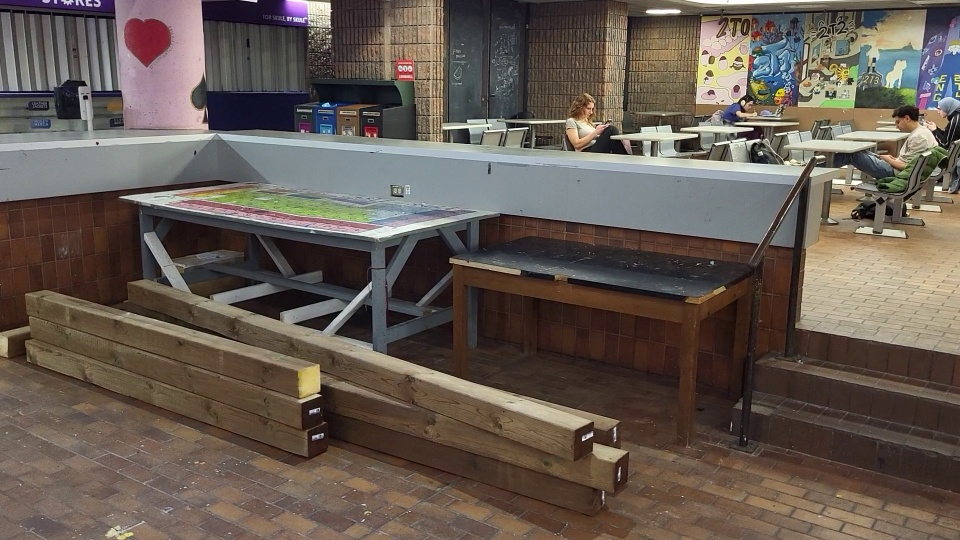
#> input picture mapping/sfm_calibrated/img/0.jpg, 960 x 540 px; its folder holds 4 pictures in this run
$ python ba_3_02.py
#> lines starting #> are read from the running program, lines starting #| are printed output that depends on the picture
import cv2 as cv
import numpy as np
import scipy.sparse
import scipy.optimize

import matplotlib.pyplot as plt
from mpl_toolkits.mplot3d import Axes3D


# https://github.com/gaoxiang12/slambook2


IMG_SHAPE = np.array([960.0, 540.0])
K = np.array([[751.3, 0., 477.8],
              [0., 754.9, 286.8],
              [0., 0., 1.]])


def pixel2cam(p):
    return np.array([(p[0]-K[0,2])/K[0,0], (p[1]-K[1,2])/K[1,1]])


def KDT_NMS(kps, descs=None, r=15, k_max=20):
    """ https://stackoverflow.com/a/57390077
    Use kd-tree to perform local non-maximum suppression of key-points
    kps - key points obtained by one of openCVs 2d features detectors (SIFT, SURF, AKAZE etc..)
    r - the radius of points to query for removal
    k_max - maximum points retreived in single query
    """
    from scipy.spatial import KDTree

    # sort by score to keep highest score features in each locality
    neg_responses = [-kp.response for kp in kps]
    order = np.argsort(neg_responses)
    kps = np.array(kps)[order].tolist()

    # create kd-tree for quick NN queries
    data = np.array([list(kp.pt) for kp in kps])
    kd_tree = KDTree(data)

    # perform NMS using kd-tree, by querying points by score order,
    # and removing neighbors from future queries
    N = len(kps)
    removed = set()
    for i in range(N):
        if i in removed:
            continue

        dist, inds = kd_tree.query(data[i,:],k=k_max,distance_upper_bound=r)
        for j in inds:
            if j>i:
                removed.add(j)

    kp_filtered = [kp for i,kp in enumerate(kps) if i not in removed]
    descs_filtered = None
    if descs is not None:
        descs = descs[order]
        descs_filtered = np.array([desc for i,desc in enumerate(descs) if i not in removed])
    print('Filtered',len(kp_filtered),'of',N)
    return kp_filtered, descs_filtered


def extract_features(imgs):
    detector = cv.ORB_create(10000)
    # detector = cv.SIFT_create(1000)

    features = []
    for img in imgs:
        feature = detector.detectAndCompute(img, None)
        feature = KDT_NMS(feature[0], feature[1])
        features.append(feature)

    return features

def match_feature_pair(feature1, feature2):
    matcher = cv.BFMatcher(cv.NORM_HAMMING)
    # matcher = cv.BFMatcher(cv.NORM_L2)

    keypoints_1, descriptors_1 = feature1
    keypoints_2, descriptors_2 = feature2

    matches = matcher.match(descriptors_1, descriptors_2)

    good_matches = []
    min_dist = min([match.distance for match in matches])
    for match in matches:
        if match.distance <= max(2 * min_dist, 30):
            good_matches.append(match)

    return good_matches

# [12 lines left out: function draw_matches, not called in this run]


def pose_estimation(keypoints_1, keypoints_2, matches):

    points1 = np.array([keypoints_1[match.queryIdx].pt for match in matches])
    points2 = np.array([keypoints_2[match.trainIdx].pt for match in matches])

    f = np.sqrt(K[0,0]*K[1,1])
    c = (K[0,2], K[1,2])
    essential_matrix, _ = cv.findEssentialMat(points1, points2, f, c)

    n, R, t, _ = cv.recoverPose(essential_matrix, points1, points2, cameraMatrix=K)

    return R, t

def triangulation(keypoints_1, keypoints_2, matches, R1, t1, R2, t2):

    pts_1 = np.array([pixel2cam(keypoints_1[match.queryIdx].pt) for match in matches])
    pts_2 = np.array([pixel2cam(keypoints_2[match.trainIdx].pt) for match in matches])

    T1 = np.hstack((R1, t1))
    T2 = np.hstack((R2, t2))

    pts_4d_homogeneous = cv.triangulatePoints(T1, T2, pts_1.T, pts_2.T)
    pts_4d = pts_4d_homogeneous / np.tile(pts_4d_homogeneous[-1, :], (4, 1))
    points_3d = pts_4d[:3, :].T

    return points_3d


def estimate_poses_points(features):

    # relative pose estimation between 0 and 1
    keypoints_0, descriptors_0 = features[0]
    keypoints_1, descriptors_1 = features[1]
    keypoints_2, descriptors_2 = features[2]
    matches_01 = match_feature_pair(features[0], features[1])
    matches_02 = match_feature_pair(features[0], features[2])
    matches_12 = match_feature_pair(features[1], features[2])
    R01, t01 = pose_estimation(keypoints_0, keypoints_1, matches_01)
    points_3d = triangulation(keypoints_0, keypoints_1, matches_01,
                              np.eye(3), np.zeros((3,1)), R01, t01)
    # draw_matches(imgs[0], keypoints_0, imgs[1], keypoints_1, matches_01)

    # find pose for 2
    points_map = {}
    for m, p in zip(matches_01, points_3d):
        points_map[(0, m.queryIdx)] = p
        points_map[(1, m.trainIdx)] = p
    pts_2d, pts_3d = [], []
    for m in matches_02:
        key = (0, m.queryIdx)
        if key in points_map:
            pts_2d.append(keypoints_2[m.trainIdx].pt)
            pts_3d.append(points_map[key])
    for m in matches_12:
        key = (1, m.queryIdx)
        if key in points_map:
            pts_2d.append(keypoints_2[m.trainIdx].pt)
            pts_3d.append(points_map[key])
    print(len(pts_2d), 'points for PnP')
    _, r, t = cv.solvePnP(np.array(pts_3d), np.array(pts_2d), K, None,
                          useExtrinsicGuess=True, rvec=cv.Rodrigues(R01)[0], tvec=1*t01,
                          flags=cv.SOLVEPNP_ITERATIVE)
    R, _ = cv.Rodrigues(r)
    poses = [
        (np.eye(3), np.zeros((3,1))),
        (R01, t01),
        (R, t)
    ]

    keypoints_3d = []  # list of list of 3d keypoints
    keypoints_map = {}  # (fi, pi): keypoints_3d index
    observations = []  # (pose index, point index, uv)
    for fi, (f1, f2) in enumerate([(0, 1), (0, 2), (1, 2)]):
        # if fi == 1 or fi == 2:
        #     continue

        # estimate 3d point locations
        keypoints_1, descriptors_1 = features[f1]
        keypoints_2, descriptors_2 = features[f2]
        matches = [matches_01, matches_02, matches_12][fi]
        R1, t1 = poses[f1]
        R2, t2 = poses[f2]
        points_3d = triangulation(keypoints_1, keypoints_2, matches, R1, t1, R2, t2)

        # add keypoints
        num_new_points = 0
        for match, point in zip(matches, points_3d):
            i1, i2 = match.queryIdx, match.trainIdx
            key1, key2 = (f1, i1), (f2, i2)
            if key1 in keypoints_map and key2 in keypoints_map:
                j = keypoints_map[key1]
                keypoints_3d[j].append(point)
            elif key1 in keypoints_map and key2 not in keypoints_map:
                j = keypoints_map[key1]
                keypoints_3d[j].append(point)
                keypoints_map[key2] = j
                observations.append((f2, j, keypoints_2[i2].pt))
            elif key1 not in keypoints_map and key2 in keypoints_map:
                j = keypoints_map[key2]
                keypoints_3d[j].append(point)
                keypoints_map[key1] = j
                observations.append((f1, j, keypoints_1[i1].pt))
            else:
                assert(key1 not in keypoints_map and key2 not in keypoints_map)
                j = len(keypoints_3d)
                keypoints_3d.append([point])
                num_new_points += 1
                keypoints_map[key1] = keypoints_map[key2] = j
                observations.append((f1, j, keypoints_1[i1].pt))
                observations.append((f2, j, keypoints_2[i2].pt))
        print(num_new_points, 'new points')

    points = [np.mean(p, axis=0) for p in keypoints_3d]
    # points = [p[0] for p in keypoints_3d]
    return poses, np.array(points), observations


def exp_so3t(T):
    phi = T[0:3]
    t = T[3:6]
    theta = np.linalg.norm(phi)
    R = np.eye(3)
    if theta != 0.0:
        n = phi / theta
        nnT = np.outer(n, n)
        n_star = np.array([[0.0, -n[2], n[1]], [n[2], 0.0, -n[0]], [-n[1], n[0], 0.0]])
        R = np.cos(theta) * R + \
            (1.0-np.cos(theta)) * nnT + \
            np.sin(theta) * n_star
    assert np.linalg.norm(R@R.T-np.eye(3)) < 1e-6
    return R, t

def log_so3t(R, t):
    assert np.linalg.norm(R@R.T-np.eye(3)) < 1e-6
    theta = np.arccos((np.trace(R)-1)/2)
    if theta != 0.0:
        eigvals, eigvecs = np.linalg.eig(R)
        n = eigvecs[:, np.argmin(np.abs(eigvals-1))].real
        nnT = np.outer(n, n)
        n_star = -(np.cos(theta) * np.eye(3) + \
            (1.0-np.cos(theta)) * nnT - \
            R) / np.sin(theta)
        n = np.array([n_star[2][1], n_star[0][2], n_star[1][0]])
    else:
        n = np.array([0.0, 0.0, 1.0])
    phi = theta * n
    return np.concatenate((phi, t.flatten()))

def bundle_adjustment_01(poses, points, observations):
    """https://scipy-cookbook.readthedocs.io/items/bundle_adjustment.html"""

    # params
    n_pose = len(poses)
    n_point = len(points)
    n_obs = len(observations)
    poses = np.array([log_so3t(*pose) for pose in poses])
    points_2d = np.array([uv for (pose_i, point_i, uv) in observations])
    # points_2d = (points_2d-K[0:2,2]) @ np.linalg.inv(K[:2,:2])
    params_init = np.concatenate((poses.flatten(), points.flatten()))
    poses_i = np.array([o[0] for o in observations])
    points_i = np.array([o[1] for o in observations])

    # function
    def fun(params):
        so3ts = params[:6*n_pose].reshape((n_pose, 6))
        poses = [exp_so3t(so3t) for so3t in so3ts]
        R = np.array([p[0] for p in poses])
        t = np.array([p[1] for p in poses])
        points_3d = params[6*n_pose:].reshape((n_point, 3))
        points_r = np.einsum('kij,kj->ki', R[poses_i], points_3d[points_i]) + t[poses_i]
        points_c = points_r @ K.T
        points_proj = points_c[:,0:2] / points_c[:,2:3]
        # points_proj = (points_proj-K[0:2,2]) @ np.linalg.inv(K[:2,:2])
        residual = (points_proj-points_2d).flatten()
        # return residual
        # return np.arcsinh(residual)
        delta = 2
        qr_residual = np.sign(residual) * np.sqrt(delta*np.fmax(2.0*np.abs(residual)-delta, 0.0))
        return residual + (qr_residual-residual) * (np.abs(residual) > delta)

    residuals = fun(params_init)
    print('rmse before:', np.mean(residuals**2)**0.5)
    # [10 lines of commented-out code are left out]
    sp = scipy.sparse.lil_matrix(
        (2*n_obs, 6*n_pose+3*n_point), dtype=int)
    for i, (pose_i, point_i, uv) in enumerate(observations):
        p0 = 6*pose_i
        sp[2*i:2*i+2, p0:p0+6] = 1  # to pose
        p0 = 6*n_pose+3*point_i
        sp[2*i:2*i+2, p0:p0+3] = 1  # to point

    # optimization
    res = scipy.optimize.least_squares(
        fun, params_init, jac_sparsity=sp,
        verbose=0, x_scale='jac', ftol=1e-4, method='trf')
    print('(nfev, njev):', res.nfev, res.njev)
    print('rmse after:', np.mean(fun(res.x)**2)**0.5)
    # [4 lines of commented-out code are left out]

    params = res.x
    so3ts = params[:6*n_pose].reshape((n_pose, 6))
    poses = [exp_so3t(so3t) for so3t in so3ts]
    points_3d = params[6*n_pose:].reshape((n_point, 3))
    return poses, points_3d


def plot_points(ax, points_3d, max_norm, colors):
    points_3d_norms = np.linalg.norm(points_3d, axis=1)
    i = np.where(points_3d_norms<max_norm)
    filtered = points_3d[i]
    if colors is None:
        ax.scatter(filtered[:,0], filtered[:,2], filtered[:,1])
        return
    colors = colors[i]
    ax.scatter(filtered[:,0], filtered[:,2], filtered[:,1], c=colors)

def plot_camera(ax, R, t, sc=1.0):
    points = np.array([
        (0, 0, 0),
        (0, 0, 1),
        (IMG_SHAPE[0], 0, 1),
        (IMG_SHAPE[0], IMG_SHAPE[1], 1),
        (0, IMG_SHAPE[1], 1)
    ]).T * sc
    points_3d = R.T @ (np.linalg.inv(K) @ points - t.reshape((3, 1)))
    idx = [0, 1, 2, 0, 2, 3, 0, 3, 4, 0, 4, 1]
    vertices = points_3d[:,idx]
    ax.plot(vertices[0], vertices[2], vertices[1], '-')

def set_axes_equal(ax):
    # https://stackoverflow.com/a/31364297
    x_limits = ax.get_xlim3d()
    y_limits = ax.get_ylim3d()
    z_limits = ax.get_zlim3d()
    x_range = abs(x_limits[1] - x_limits[0])
    x_middle = np.mean(x_limits)
    y_range = abs(y_limits[1] - y_limits[0])
    y_middle = np.mean(y_limits)
    z_range = abs(z_limits[1] - z_limits[0])
    z_middle = np.mean(z_limits)
    plot_radius = 0.5*max([x_range, y_range, z_range])
    ax.set_xlim3d([x_middle - plot_radius, x_middle + plot_radius])
    ax.set_ylim3d([y_middle - plot_radius, y_middle + plot_radius])
    ax.set_zlim3d([z_middle - plot_radius, z_middle + plot_radius])


if __name__ == "__main__":

    # read images + extract features
    imgs = [
        cv.imread(f"img/{i}.jpg", cv.IMREAD_COLOR)
        for i in [0, 1, 2]
        # for i in [0, 2, 4]
        # for i in [1, 2, 3]
        # for i in [0, 2, 5]
        # for i in [0, 3, 6]
        # for i in [7, 8, 9]
        # for i in [6, 8, 10]
    ]
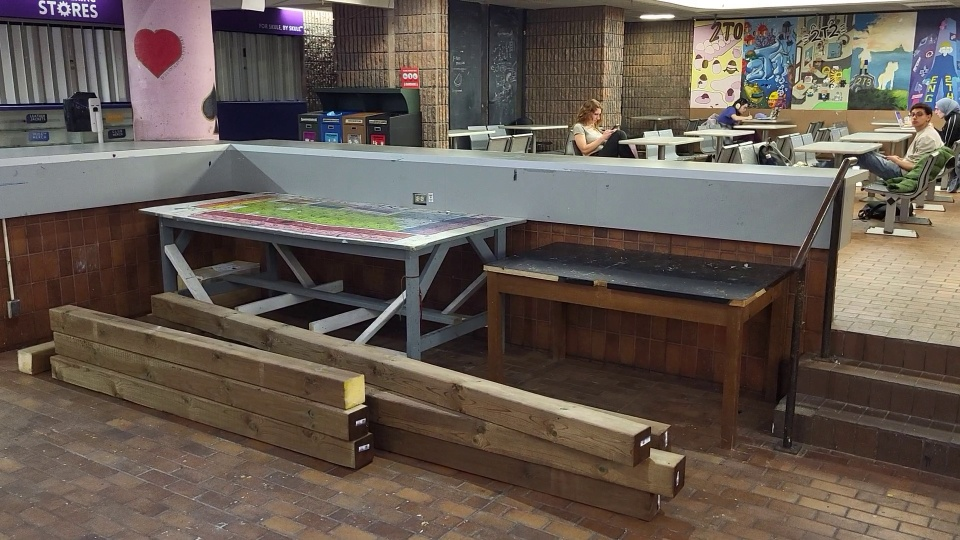
#> input picture mapping/sfm_calibrated/img/1.jpg, 960 x 540 px
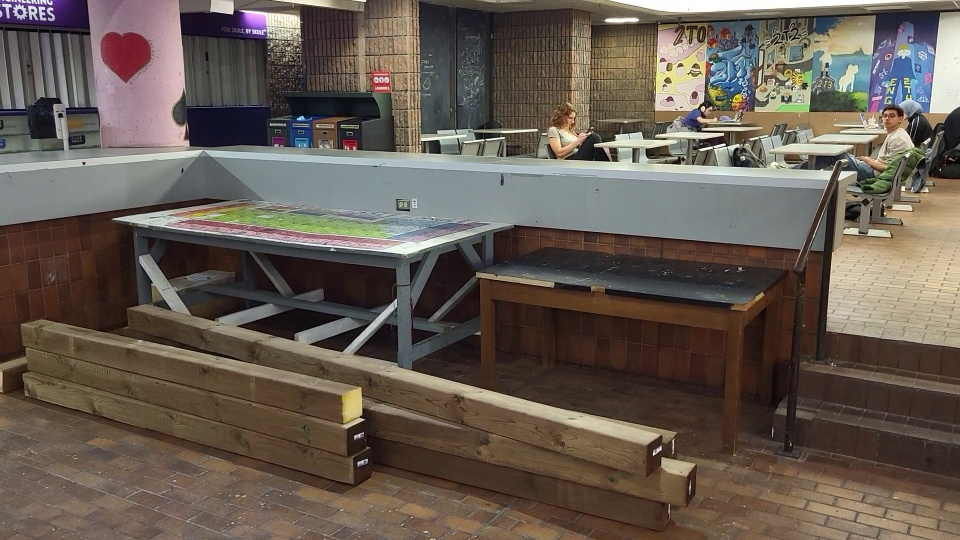
#> input picture mapping/sfm_calibrated/img/2.jpg, 960 x 540 px
#> imgs = 3 items
    features = extract_features(imgs)
#> the loop in extract_features, `for img in imgs:` made 3 passes
#> N in KDT_NMS on passes 1 to 3: 7884, 7792, 7947
#> (printed output is left out)
#> pass 1, in KDT_NMS, `descs_filtered = np.array([desc for i,desc in enumerate(descs) if i no..`:
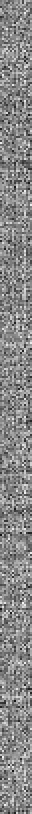
#> descs_filtered: shape (813, 32) (shown at 1/2 size); min 0, max 255, mean 135.5
#> pass 2, in KDT_NMS (call 2), `descs_filtered = np.array([desc for i,desc in enumerate(descs) if i no..`:
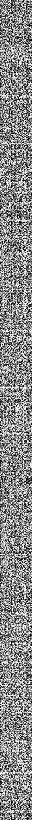
#> descs_filtered: shape (820, 32); min 0, max 255, mean 136.5
#> features = 3 items
#> (the rest of the program and of its run is left out)
